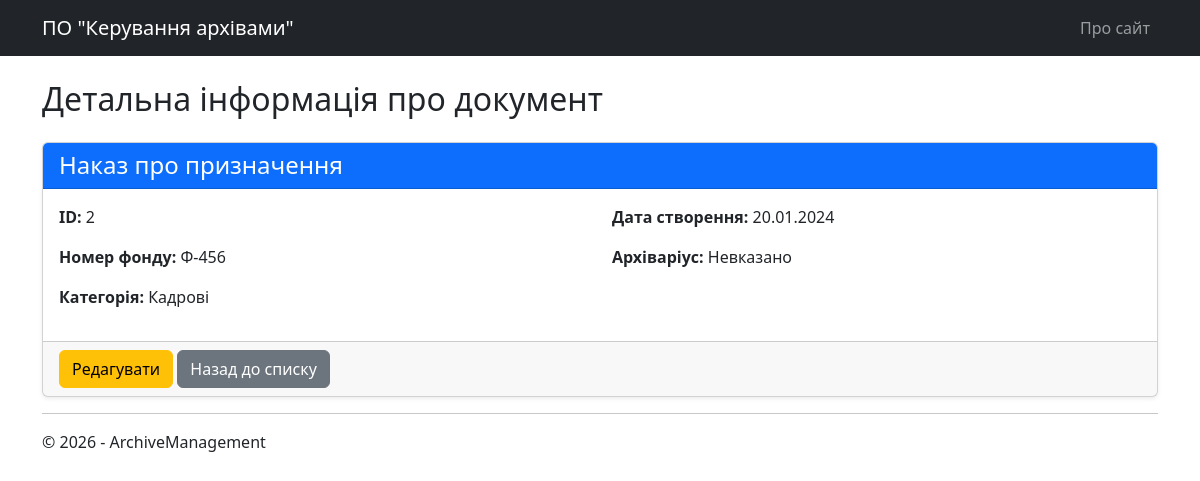
Page /details/2/ on the committed database.
### archive_core/models.py (models this page shows, shortened)
class Document(models.Model):
    title = models.CharField(max_length=255, null=True, blank=True, verbose_name="Назва")
    fund_number = models.CharField(max_length=100, null=True, blank=True, verbose_name="Номер фонду")
    category = models.CharField(max_length=150, null=True, blank=True, verbose_name="Категорія")
    creation_date = models.DateField(null=True, blank=True, verbose_name="Дата створення")
    archivist_name = models.CharField(max_length=255, null=True, blank=True, verbose_name="Архіваріус")
    note = models.TextField(null=True, blank=True, verbose_name="Примітка")
    description = models.TextField(null=True, blank=True, verbose_name="Опис")

### archive_core/views.py (the view)
# urls.py: path('details/<int:id>/', views.document_details, name='document_details'),
def document_details(request, id):
    doc = get_object_or_404(Document, id=id)
    return render(request, 'archive_core/document_details.html', {'object': doc})

### archive_core/templates/archive_core/document_details.html (shortened to what this page needs)
{% extends "archive_core/_base.html" %}
{% block content %}
<h2>Детальна інформація про документ</h2>
<div class="card shadow-sm mt-4">
    <div class="card-header bg-primary text-white">
        <h4 class="mb-0">{{ object.title|default:"Невказано" }}</h4>
    </div>
    <div class="card-body">
        <div class="row">
            <div class="col-md-6">
                <p><strong>ID:</strong> {{ object.id }}</p>
                <p><strong>Номер фонду:</strong> {{ object.fund_number|default:"Невказано" }}</p>
                <p><strong>Категорія:</strong> {{ object.category|default:"Невказано" }}</p>
            </div>
            <div class="col-md-6">
                <p><strong>Дата створення:</strong> {{ object.creation_date|date:"d.m.Y"|default:"Невказано" }}</p>
                <p><strong>Архіваріус:</strong> {{ object.archivist_name|default:"Невказано" }}</p>
            </div>
        </div>
    </div>
    <div class="card-footer">
        <a href="{% url 'document_edit' object.id %}" class="btn btn-warning">Редагувати</a>
        <a href="{% url 'documents_info' %}" class="btn btn-secondary">Назад до списку</a>
    </div>
</div>
{% endblock %}

### rows in the picture
Document: title "Наказ про призначення", id "2", fund_number "Ф-456", category "Кадрові", creation_date "20.01.2024", archivist_name "Невказано"
